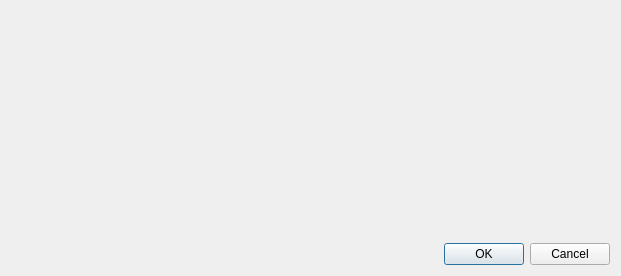
<?xml version="1.0" encoding="UTF-8"?>
<ui version="4.0">
 <class>plot_Acc_Dialog</class>
 <widget class="QDialog" name="plot_Acc_Dialog">
  <property name="geometry">
   <rect>
    <x>0</x>
    <y>0</y>
    <width>621</width>
    <height>276</height>
   </rect>
  </property>
  <property name="windowTitle">
   <string>Dialog</string>
  </property>
  <layout class="QGridLayout" name="gridLayout">
   <item row="1" column="1">
    <widget class="QDialogButtonBox" name="buttonBox">
     <property name="orientation">
      <enum>Qt::Horizontal</enum>
     </property>
     <property name="standardButtons">
      <set>QDialogButtonBox::Cancel|QDialogButtonBox::Ok</set>
     </property>
    </widget>
   </item>
   <item row="0" column="0" colspan="2">
    <widget class="QCustomPlot" name="customPlot_acc" native="true">
     <property name="minimumSize">
      <size>
       <width>521</width>
       <height>191</height>
      </size>
     </property>
    </widget>
   </item>
  </layout>
 </widget>
 <customwidgets>
  <customwidget>
   <class>QCustomPlot</class>
   <extends>QWidget</extends>
   <header>qcustomplot.h</header>
   <container>1</container>
  </customwidget>
 </customwidgets>
 <resources/>
 <connections>
  <connection>
   <sender>buttonBox</sender>
   <signal>accepted()</signal>
   <receiver>plot_Acc_Dialog</receiver>
   <slot>accept()</slot>
   <hints>
    <hint type="sourcelabel">
     <x>248</x>
     <y>254</y>
    </hint>
    <hint type="destinationlabel">
     <x>157</x>
     <y>274</y>
    </hint>
   </hints>
  </connection>
  <connection>
   <sender>buttonBox</sender>
   <signal>rejected()</signal>
   <receiver>plot_Acc_Dialog</receiver>
   <slot>reject()</slot>
   <hints>
    <hint type="sourcelabel">
     <x>316</x>
     <y>260</y>
    </hint>
    <hint type="destinationlabel">
     <x>286</x>
     <y>274</y>
    </hint>
   </hints>
  </connection>
 </connections>
</ui>
